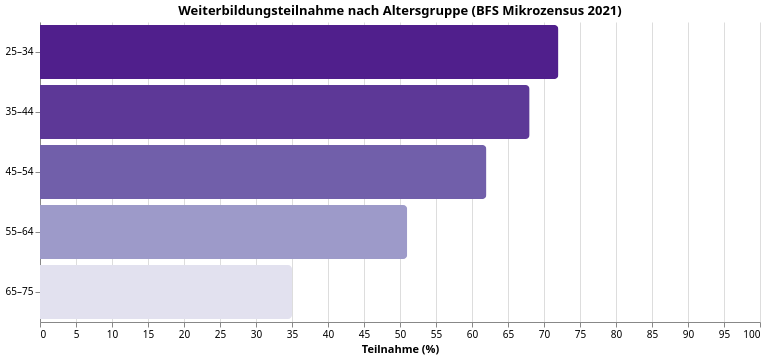

Here is the Vega-Lite specification saved for this chart:
### Vega-Lite specification from a JSON file in a GitHub repository (floating-point values rounded to 4 significant figures)
{"$schema": "https://vega.github.io/schema/vega-lite/v5.json", "config": {"font": "Switzer, system-ui, sans-serif", "view": {"stroke": "transparent"}}, "data": {"values": [{"Altersgruppe": "25–34", "Teilnahme %": 72}, {"Altersgruppe": "35–44", "Teilnahme %": 68}, {"Altersgruppe": "45–54", "Teilnahme %": 62}, {"Altersgruppe": "55–64", "Teilnahme %": 51}, {"Altersgruppe": "65–75", "Teilnahme %": 35}]}, "encoding": {"color": {"field": "Teilnahme %", "legend": null, "scale": {"scheme": "purples"}, "type": "quantitative"}, "x": {"field": "Teilnahme %", "scale": {"domain": [0, 100]}, "title": "Teilnahme (%)", "type": "quantitative"}, "y": {"field": "Altersgruppe", "title": null, "type": "ordinal"}}, "height": 300, "mark": {"cornerRadiusEnd": 4, "type": "bar"}, "title": "Weiterbildungsteilnahme nach Altersgruppe (BFS Mikrozensus 2021)", "width": 720}
